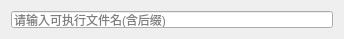
<?xml version="1.0" encoding="UTF-8"?>
<ui version="4.0">
 <class>get_input</class>
 <widget class="QWidget" name="get_input">
  <property name="geometry">
   <rect>
    <x>0</x>
    <y>0</y>
    <width>344</width>
    <height>39</height>
   </rect>
  </property>
  <property name="sizePolicy">
   <sizepolicy hsizetype="Fixed" vsizetype="Fixed">
    <horstretch>0</horstretch>
    <verstretch>0</verstretch>
   </sizepolicy>
  </property>
  <property name="minimumSize">
   <size>
    <width>190</width>
    <height>39</height>
   </size>
  </property>
  <property name="maximumSize">
   <size>
    <width>16777215</width>
    <height>39</height>
   </size>
  </property>
  <property name="windowTitle">
   <string>添加待杀文件</string>
  </property>
  <property name="windowIcon">
   <iconset>
    <normaloff>../icons/active.ico</normaloff>../icons/active.ico</iconset>
  </property>
  <layout class="QGridLayout" name="gridLayout">
   <item row="0" column="0">
    <widget class="QLineEdit" name="get_exe_name">
     <property name="autoFillBackground">
      <bool>false</bool>
     </property>
     <property name="placeholderText">
      <string>请输入可执行文件名(含后缀)</string>
     </property>
    </widget>
   </item>
  </layout>
 </widget>
 <resources/>
 <connections/>
</ui>
